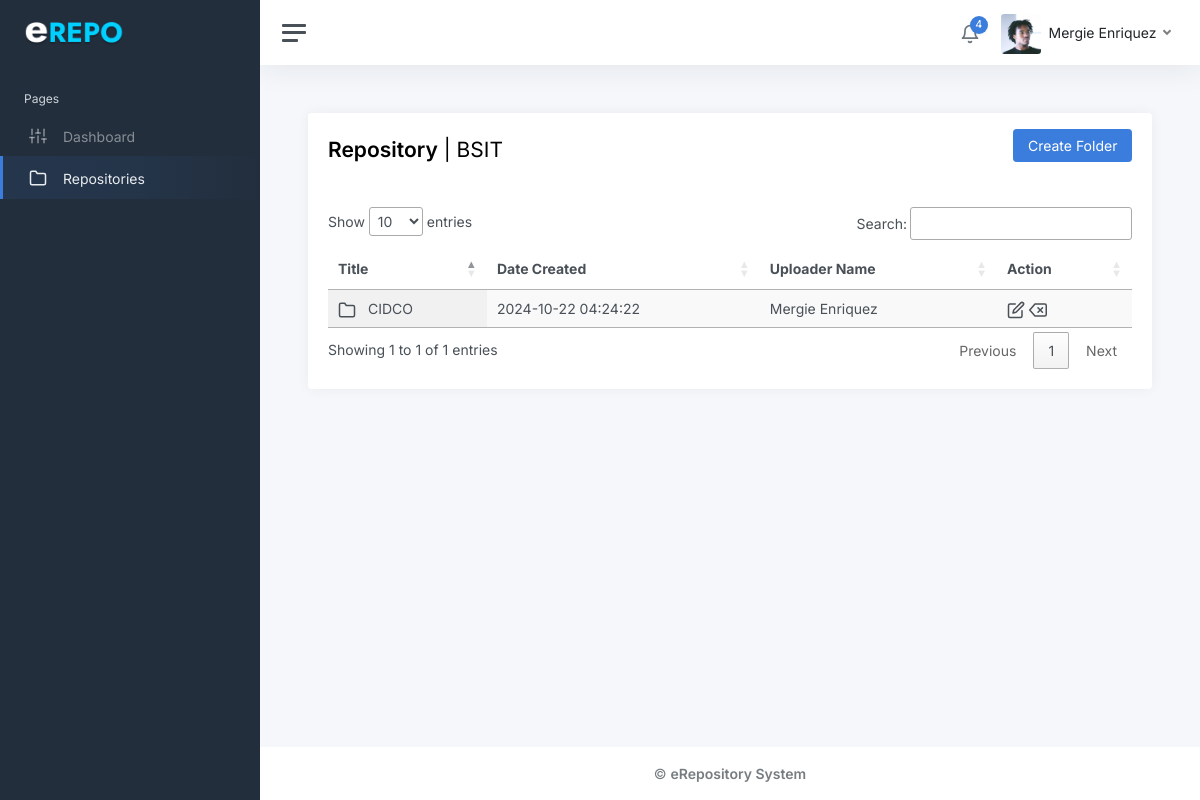
The page /frontend/repository.php (signed in) on the database its author committed.
### tables this page shows
CREATE TABLE `users` (
  `id` int(11) NOT NULL,
  `full_name` varchar(100) NOT NULL,
  `email` varchar(100) NOT NULL,
  `password` varchar(255) NOT NULL,
  `profile_picture` varchar(255) DEFAULT NULL,
  `accesstype_id` int(11) DEFAULT NULL,
  `office_id` int(11) DEFAULT NULL,
  `dateCreated` timestamp NOT NULL DEFAULT current_timestamp()
);

CREATE TABLE `offices` (
  `office_id` int(11) NOT NULL,
  `officeName` varchar(200) NOT NULL,
  `officeCode` varchar(50) NOT NULL
);

CREATE TABLE `repo_folder` (
  `repo_id` int(11) NOT NULL,
  `title` varchar(200) NOT NULL,
  `dateCreated` timestamp NOT NULL DEFAULT current_timestamp() ON UPDATE current_timestamp(),
  `user_id` int(11) NOT NULL,
  `office_id` int(11) NOT NULL
);

### backend/function.php (called while the page is built, shortened)
<?php
function OfficeName($id){
    global $conn;
    $query = 'SELECT officeCode FROM offices WHERE office_id=?';
    $stmt = $conn->prepare($query);
    $stmt->bind_param('i', $id);
    $stmt->execute();
    $stmt->bind_result($officeName);
    return $officeName;
}
function UploaderName($id) {
    global $conn;
    $query = 'SELECT full_name FROM users WHERE id = ?';
    $stmt = $conn->prepare($query);
    $stmt->bind_param('i', $id);
    $stmt->execute();
    $stmt->bind_result($fullName);
    return $fullName;
}
?>

### frontend/repository.php (the view, shortened to what this page needs)
	<?php include'../backend/session.php';
	include '../backend/db.php';
	include "../backEnd/function.php";
	?>
	<!DOCTYPE html>
	<html lang="en">
	<head>
		<link rel="stylesheet" href="https://stackpath.bootstrapcdn.com/bootstrap/4.5.2/css/bootstrap.min.css">
		<link rel="stylesheet" href="https://cdn.datatables.net/1.13.1/css/jquery.dataTables.min.css">
		<link href="../static/css/app.css" rel="stylesheet">
	</head>
	<body>
		<div class="wrapper">
		<?php include'nav.php';?>
		<?php
if (isset($_SESSION['id'])) {
    $user_id = $_SESSION['id'];
    $query = "SELECT * FROM users WHERE id = '$user_id'";
    $result = $conn->query($query);
    if ($result->num_rows == 1) {
        $user_data = $result->fetch_assoc();
        $accesstype_id = $user_data['accesstype_id'];
            if ($accesstype_id == 1) { ?>
			<div class="main">
			<?php include'header-nav.php';?>
				<main class="content">
					<div class="container-fluid p-0">
						<div class="row">
							<div class="col-12">
								<div class="card">
									<div class="card-header">
										<div class="row">
											<div class="col-6">
											<h1 class="h3 mt-2"><strong>Repository</strong> |
											<?php
											if (isset($_SESSION['id'])) {
											$user_id = $_SESSION['id'];
											$query = "SELECT * FROM users WHERE id = '$user_id'";
											$result = $conn->query($query);
											if ($result->num_rows == 1) {
											$user_data = $result->fetch_assoc();
											$office_id = $user_data['office_id'];
											if ($office_id == 0) {
												echo "All Offices";
											} else{
												echo officeName($user_data['office_id']);
											}
											}
											}
											?>
											</h1>
											</div>
											<div class="col-6">
											<?php include'modal/repoModal.php';?>
												<button type="button" class="btn btn-primary float-end"
												data-bs-toggle="modal" data-bs-target="#addUserModal">Create Folder</button>
										</div>
										</div>
									</div>
									<div class="card-body">
									<div class="table-responsive">
									<table id="usersTable" class="display">
			<thead>
				<tr>
					<th>Title</th>
					<th>Date Created</th>
					<th>Uploader Name</th>
					<th>Action</th>
				</tr>
			</thead>
			<tbody>
				<?php
				$sql = "SELECT * FROM repo_folder";
				$result = $conn->query($sql);
				if ($result->num_rows > 0) {
					while($row = $result->fetch_assoc()) {
						echo '<tr onclick="handleRowClick(' . htmlspecialchars($row['repo_id'], ENT_QUOTES) . ')" style="cursor: pointer;">
			<td> <i class="align-middle mr-2" data-feather="folder"></i> ' . htmlspecialchars($row['title']) . '</td>
			<td>' . htmlspecialchars($row['dateCreated']) . '</td>
			<td>' . htmlspecialchars(UploaderName($row['user_id'])) . '</td>
			<td>
				<i class="align-middle" type="button" data-bs-toggle="modal"
				data-bs-target="#editModal"
				onclick="event.stopPropagation(); setEditUserData(' . $row['repo_id'] . ', \'' . addslashes($row['title']) . '\')"
				data-feather="edit"></i>
				<i class="align-middle" type="button" data-bs-toggle="modal"
				data-bs-target="#deleteUserModal"
				onclick="event.stopPropagation(); setDeleteFolderId(' . htmlspecialchars($row['repo_id'], ENT_QUOTES) . ')"
				data-feather="delete"></i>
			</td>
		</tr>';
					}
				}
				?>
			</tbody>
		</table>
		</div>
									</div>
								</div>
							</div>
						</div>
					</div>
				</main>
				<?php
			}
			else{ ?>
				<div class="main">
				<?php include'header-nav.php';?>
					<main class="content">
						<div class="container-fluid p-0">
							<div class="row">
								<div class="col-12">
									<div class="card">
										<div class="card-header">
											<div class="row">
												<div class="col-6">
												<h1 class="h3 mt-2"><strong>Repository</strong> |
												<?php
												if (isset($_SESSION['id'])) {
												$user_id = $_SESSION['id'];
												$query = "SELECT * FROM users WHERE id = '$user_id'";
												$result = $conn->query($query);
												if ($result->num_rows == 1) {
												$user_data = $result->fetch_assoc();
												$office_id = $user_data['office_id'];
												if ($office_id == 0) {
													echo "All Offices";
												} else{
													echo officeName($user_data['office_id']);
												}
												}
												}
												?>
												</h1>
												</div>
												<div class="col-6">
													<button type="button" class="btn btn-primary float-end"
													data-bs-toggle="modal" data-bs-target="#addUserModal">Create Folder</button>
											</div>
											</div>
										</div>
										<div class="card-body">
										<div class="table-responsive">
										<table id="usersTable" class="display">
				<thead>
					<tr>
						<th>Title</th>
						<th>Date Created</th>
						<th>Uploader Name</th>
						<th>Action</th>
					</tr>
				</thead>
				<tbody>
					<?php
					$sql = "SELECT * FROM repo_folder WHERE user_id = '$user_id'";
					$result = $conn->query($sql);
					if ($result->num_rows > 0) {
						while($row = $result->fetch_assoc()) {
							echo '<tr onclick="handleRowClick(' . htmlspecialchars($row['repo_id'], ENT_QUOTES) . ')" style="cursor: pointer;">
				<td> <i class="align-middle mr-2" data-feather="folder"></i> ' . htmlspecialchars($row['title']) . '</td>
				<td>' . htmlspecialchars($row['dateCreated']) . '</td>
				<td>' . htmlspecialchars(UploaderName($row['user_id'])) . '</td>
				<td>
					<i class="align-middle" type="button" data-bs-toggle="modal"
					data-bs-target="#editModal"
					onclick="event.stopPropagation(); setEditUserData(' . $row['repo_id'] . ', \'' . addslashes($row['title']) . '\')"
					data-feather="edit"></i>
					<i class="align-middle" type="button" data-bs-toggle="modal"
					data-bs-target="#deleteUserModal"
					onclick="event.stopPropagation(); setDeleteFolderId(' . htmlspecialchars($row['repo_id'], ENT_QUOTES) . ')"
					data-feather="delete"></i>
				</td>
			</tr>';
						}
					}
					?>
				</tbody>
			</table>
			</div>
										</div>
									</div>
								</div>
							</div>
						</div>
					</main>
					<?php
				}
		}
	}
				?>
				<?php include'footer.php'; ?>
			</div>
		</div>
	</body>
	</html>

### frontend/header-nav.php (shortened to what this page needs)
<?php
$stmt = $conn->prepare("SELECT * FROM users WHERE id = ?");
$stmt->bind_param("i", $_SESSION['id']);
$stmt->execute();
$result = $stmt->get_result();
$user = $result->fetch_assoc();
?>
<nav class="navbar navbar-expand navbar-light navbar-bg">
				<a class="sidebar-toggle js-sidebar-toggle">
          <i class="hamburger align-self-center"></i>
        </a>
				<div class="navbar-collapse collapse">
					<ul class="navbar-nav navbar-align">
						<li class="nav-item dropdown">
							<a class="nav-icon dropdown-toggle" href="#" id="alertsDropdown" data-bs-toggle="dropdown">
								<div class="position-relative">
									<i class="align-middle" data-feather="bell"></i>
									<span class="indicator">4</span>
								</div>
							</a>
						</li>
						<li class="nav-item dropdown">
                <a class="nav-link dropdown-toggle d-none d-sm-inline-block" href="#" data-bs-toggle="dropdown">
				<img src="../backend/<?php echo $user['profile_picture']; ?>"
     			class="avatar img-fluid rounded me-1"
    			alt="Profile Picture"
     			onerror="this.onerror=null; this.src='../backend/default.jpg';" />
                    <span class="text-dark"><?php echo htmlspecialchars($user['full_name']); ?></span>
                </a>
            </li>
        </ul>
    </div>
</nav>

### rows shown on the page
users: profile_picture (picture), full_name "Mergie Enriquez", office.officeCode "BSIT"
repo_folder: title "CIDCO", dateCreated "2024-10-22 04:24:22", user.full_name "Mergie Enriquez"
